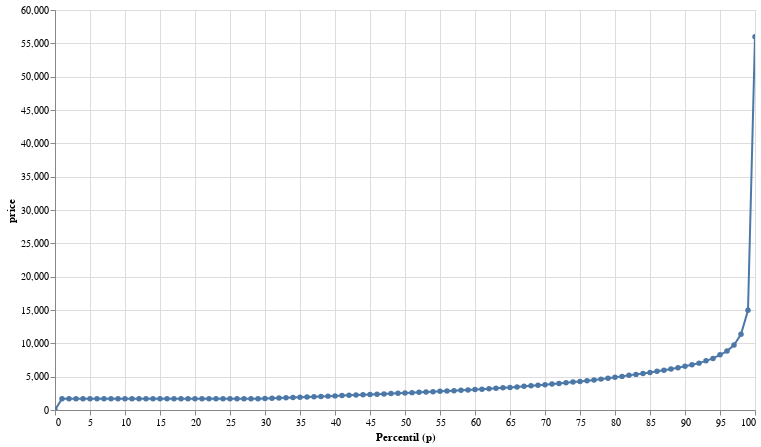

Write notebook code for a chart like this one.
### Code cell
outliers(
    df_drop,
    col='price',
    rango=range(0,101),
    intervalo=100
)

### Figure 1 — Vega-Lite specification as saved in the notebook (floating-point values rounded to 4 significant figures)
{"config": {"view": {"continuousWidth": 300, "continuousHeight": 300}}, "data": {"name": "data-f9ff43af8bdf05aab1e116871d9b22fd"}, "mark": {"type": "line", "point": true}, "encoding": {"tooltip": [{"field": "p", "format": ".1f", "title": "p", "type": "quantitative"}, {"field": "valor", "format": ".2f", "title": "price", "type": "quantitative"}], "x": {"field": "p", "title": "Percentil (p)", "type": "quantitative"}, "y": {"field": "valor", "title": "price", "type": "quantitative"}}, "height": 400, "params": [{"name": "param_8", "select": {"type": "interval", "encodings": ["x", "y"]}, "bind": "scales"}], "width": 700, "$schema": "https://vega.github.io/schema/vega-lite/v5.20.1.json", "datasets": {"data-f9ff43af8bdf05aab1e116871d9b22fd": [{"p": 0.0, "valor": 0.0}, {"p": 1.0, "valor": 1700.0}, {"p": 2.0, "valor": 1700.0}, {"p": 3.0, "valor": 1700.0}, {"p": 4.0, "valor": 1700.0}, {"p": 5.0, "valor": 1700.0}, {"p": 6.0, "valor": 1700.0}, {"p": 7.0, "valor": 1700.0}, {"p": 8.0, "valor": 1700.0}, {"p": 9.0, "valor": 1700.0}, {"p": 10.0, "valor": 1700.0}, {"p": 11.0, "valor": 1700.0}, {"p": 12.0, "valor": 1700.0}, {"p": 13.0, "valor": 1700.0}, {"p": 14.0, "valor": 1700.0}, {"p": 15.0, "valor": 1700.0}, {"p": 16.0, "valor": 1700.0}, {"p": 17.0, "valor": 1700.0}, {"p": 18.0, "valor": 1700.0}, {"p": 19.0, "valor": 1700.0}, {"p": 20.0, "valor": 1700.0}, {"p": 21.0, "valor": 1700.0}, {"p": 22.0, "valor": 1700.0}, {"p": 23.0, "valor": 1700.0}, {"p": 24.0, "valor": 1700.0}, {"p": 25.0, "valor": 1700.0}, {"p": 26.0, "valor": 1700.0}, {"p": 27.0, "valor": 1700.0}, {"p": 28.0, "valor": 1700.0}, {"p": 29.0, "valor": 1700.0}, {"p": 30.0, "valor": 1733.0}, {"p": 31.0, "valor": 1768.0}, {"p": 32.0, "valor": 1803.0}, {"p": 33.0, "valor": 1836.0}, {"p": 34.0, "valor": 1875.0}, {"p": 35.0, "valor": 1913.0}, {"p": 36.0, "valor": 1953.0}, {"p": 37.0, "valor": 2000.0}, {"p": 38.0, "valor": 2039.0}, {"p": 39.0, "valor": 2081.0}, {"p": 40.0, "valor": 2118.0}, {"p": 41.0, "valor": 2164.0}, {"p": 42.0, "valor": 2200.0}, {"p": 43.0, "valor": 2237.0}, {"p": 44.0, "valor": 2280.0}, {"p": 45.0, "valor": 2320.0}, {"p": 46.0, "valor": 2369.0}, {"p": 47.0, "valor": 2413.0}, {"p": 48.0, "valor": 2461.0}, {"p": 49.0, "valor": 2506.0}, {"p": 50.0, "valor": 2556.0}, {"p": 51.0, "valor": 2606.0}, {"p": 52.0, "valor": 2654.0}, {"p": 53.0, "valor": 2698.0}, {"p": 54.0, "valor": 2745.0}, {"p": 55.0, "valor": 2800.0}, {"p": 56.0, "valor": 2852.0}, {"p": 57.0, "valor": 2903.0}, {"p": 58.0, "valor": 2961.0}, {"p": 59.0, "valor": 3013.0}, {"p": 60.0, "valor": 3065.0}, {"p": 61.0, "valor": 3128.0}, {"p": 62.0, "valor": 3188.0}, {"p": 63.0, "valor": 3254.0}, {"p": 64.0, "valor": 3322.0}, {"p": 65.0, "valor": 3392.0}, {"p": 66.0, "valor": 3455.0}, {"p": 67.0, "valor": 3550.0}, {"p": 68.0, "valor": 3639.0}, {"p": 69.0, "valor": 3715.0}, {"p": 70.0, "valor": 3795.0}, {"p": 71.0, "valor": 3883.0}, {"p": 72.0, "valor": 3983.0}, {"p": 73.0, "valor": 4081.0}, {"p": 74.0, "valor": 4183.0}, {"p": 75.0, "valor": 4278.0}, {"p": 76.0, "valor": 4384.0}, {"p": 77.0, "valor": 4498.0}, {"p": 78.0, "valor": 4632.0}, {"p": 79.0, "valor": 4777.0}, {"p": 80.0, "valor": 4905.0}, {"p": 81.0, "valor": 5043.0}, {"p": 82.0, "valor": 5198.0}, {"p": 83.0, "valor": 5344.0}, {"p": 84.0, "valor": 5481.0}, {"p": 85.0, "valor": 5635.0}, {"p": 86.0, "valor": 5796.0}, {"p": 87.0, "valor": 5959.0}, {"p": 88.0, "valor": 6141.0}, {"p": 89.0, "valor": 6350.0}, {"p": 90.0, "valor": 6570.0}, {"p": 91.0, "valor": 6801.0}, {"p": 92.0, "valor": 7030.0}, {"p": 93.0, "valor": 7372.0}, {"p": 94.0, "valor": 7739.0}, {"p": 95.0, "valor": 8271.0}, {"p": 96.0, "valor": 8842.0}, {"p": 97.0, "valor": 9741.0}, {"p": 98.0, "valor": 11360.0}, {"p": 99.0, "valor": 14950.0}, {"p": 100.0, "valor": 55970.0}]}}
